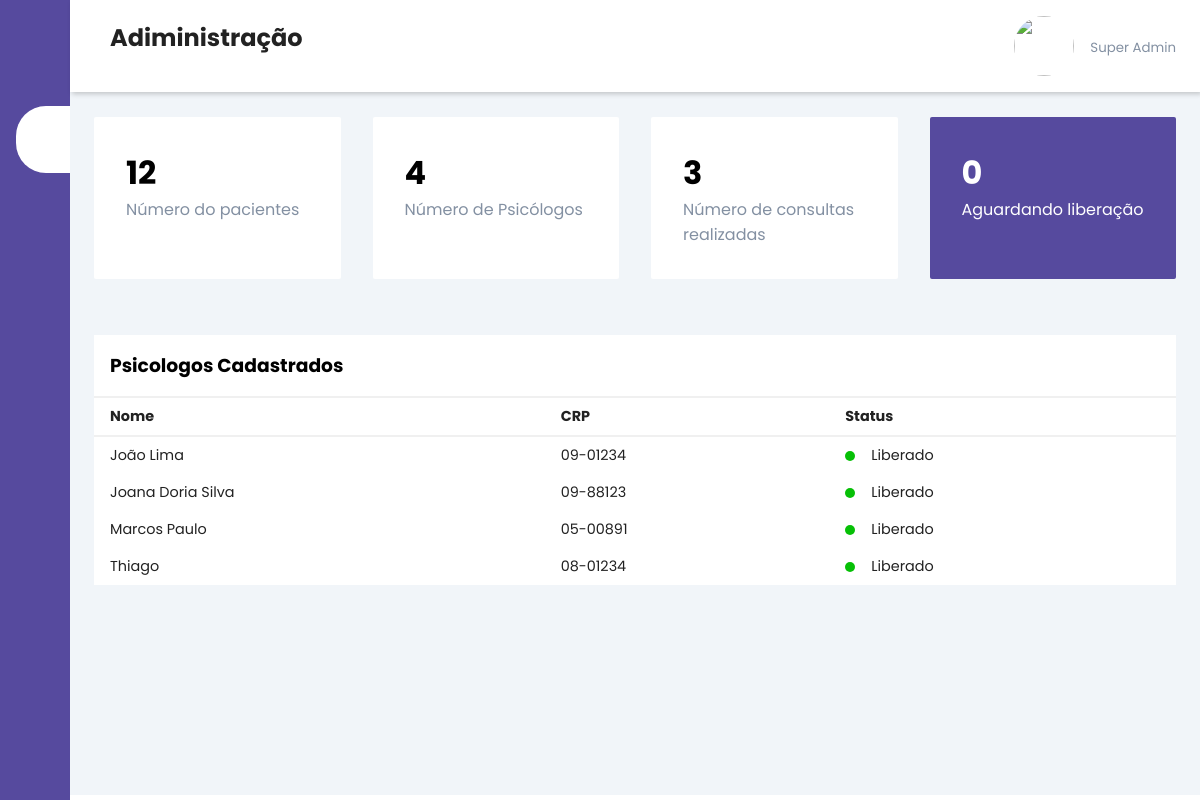
Before: /admin_page.php with the older database file.
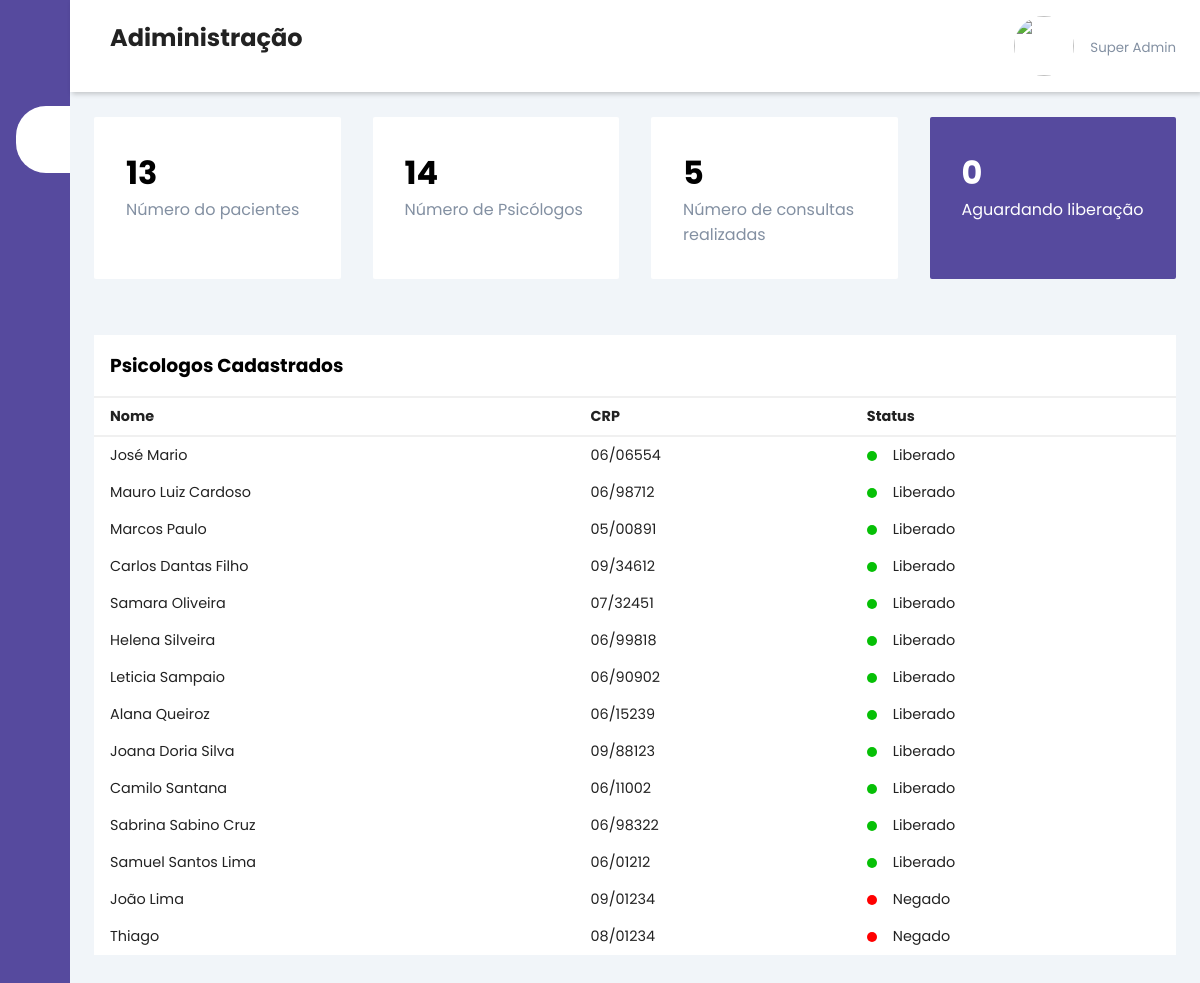
After: the same page with the newer database file.
### tables this page shows
CREATE TABLE `psicologos` (
  `unique_id` varchar(200) NOT NULL,
  `nome` varchar(100) DEFAULT NULL,
  `email` varchar(80) DEFAULT NULL,
  `senha` varchar(50) DEFAULT NULL,
  `nascimento` varchar(10) DEFAULT NULL,
  `estado` varchar(2) DEFAULT NULL,
  `cep` varchar(15) DEFAULT NULL,
  `rg` varchar(20) DEFAULT NULL,
  `cpf` varchar(16) DEFAULT NULL,
  `telefone` varchar(18) DEFAULT NULL,
  `local` varchar(80) DEFAULT NULL,
  `crp` varchar(16) DEFAULT NULL,
  `status` varchar(10) DEFAULT NULL,
  `situacao` int(11) DEFAULT NULL,
  `tempo_experiencia` varchar(4) DEFAULT NULL,
  `tempo_consulta` varchar(6) DEFAULT NULL,
  `resumo` varchar(500) DEFAULT NULL,
  `texto` varchar(800) DEFAULT NULL,
  `diploma` varchar(80) DEFAULT NULL,
  `faculdade` varchar(80) DEFAULT NULL,
  `foto` varchar(80) DEFAULT NULL,
  `idioma` varchar(50) DEFAULT NULL,
  `valor` varchar(6) DEFAULT NULL,
  `remarcacao` varchar(2) DEFAULT NULL,
  `sexo` varchar(10) DEFAULT NULL,
  `chave` varchar(40) DEFAULT NULL,
  `qrcode` varchar(80) DEFAULT NULL,
  `desativada` int(11) DEFAULT NULL
);

### admin_page.php (the view, shortened to what this page needs)
<!DOCTYPE html>
<html lang="en">
<head>
    <link rel="stylesheet" href="https://maxst.icons8.com/vue-static/landings/line-awesome/line-awesome/1.3.0/css/line-awesome.min.css">
    <link rel="stylesheet" href="css/admin_page.css">
</head>
<body>
    <div class="sidebar">
        <div class="sidebar-brand">
            <h2><span class="las la-clinic-medical"></span> <span>Divã</span></h2>
        </div>
        <div class="sidebar-menu">
            <ul>
                <li>
                    <a href="" class="active"><span class="las la-spa"></span>
                    <span>Dashboard</span></a>
                </li>
                <li>
                    <a href=""><span class="las la-stethoscope"></span>
                    <span>Doutores</span></a>
                </li>
                <li>
                    <a href=""><span class="las la-user"></span>
                    <span>Usuarios</span></a>
                </li>
                <li>
                    <a href=""><span class="las la-user-injured"></span>
                    <span>Pacientes</span></a>
                </li>
            </ul>
        </div>
    </div>
    <div class="main-content">
        <header>
            <h2>
                <label for="nav-toggle">
                    <span class="las la-bars"></span>
                </label> Adiministração
            </h2>
            <div class="user-wrapper">
                <?php
                require_once 'conexao.php';
                $id = $_SESSION['unique_id'];
                $user = mysqli_query($conn, "SELECT nome, unique_id, foto FROM cad_usuario WHERE unique_id = '$id'");
                $usuario = mysqli_fetch_array($user);
                ?>
                <?php
                    echo "<img src='imagens/$usuario[foto]' width='60px' height='60px' alt=''>";
                ?>
                <div>
                    <small>Super Admin</small>
                </div>
            </div>
        </header>
        <main>
            <div class="cards">
            <?php
                $paci = mysqli_query($conn, "SELECT unique_id FROM cad_usuario");
                $qtd_paci = mysqli_num_rows($paci);
                $psic = mysqli_query($conn, "SELECT unique_id FROM psicologos");
                $qtd_psic = mysqli_num_rows($psic);
                $rea = mysqli_query($conn, "SELECT realizada FROM consulta WHERE realizada = 1");
                $qtd_rea = mysqli_num_rows($rea);
                $libe = mysqli_query($conn, "SELECT unique_id FROM psicologos WHERE situacao = 0");
                $qtd_libe = mysqli_num_rows($libe);
            ?>
                <div class="card-single">
                    <div>
                        <h1><?php echo $qtd_paci?></h1>
                        <span>Número do pacientes</span>
                    </div>
                </div>
                <div class="card-single">
                    <div>
                        <h1><?php echo $qtd_psic?></h1>
                        <span>Número de Psicólogos</span>
                    </div>
                </div>
                <div class="card-single">
                    <div>
                        <h1><?php echo $qtd_rea?></h1>
                        <span>Número de consultas realizadas</span>
                    </div>
                </div>
                <div class="card-single">
                    <div>
                        <h1><?php echo $qtd_libe?></h1>
                        <span>Aguardando liberação</span>
                    </div>
                </div>
            </div>
            <div class="recent-grid">
                <div class="projects">
                    <div class="card">
                        <div class="card-header">
                            <h3>Psicologos Cadastrados</h3>
                        </div>
                        <div class="card-body">
                            <div class="table-responsive">
                                <table width="100%">
                                    <thead>
                                        <tr>
                                            <td>Nome</td>
                                            <td>CRP</td>
                                            <td>Status</td>
                                        </tr>
                                    </thead>
                                    <tbody>
                                    <?php
                                        $verif = mysqli_query($conn, "SELECT nome, situacao, crp FROM psicologos ORDER BY situacao ASC");
                                        while($psico = mysqli_fetch_array($verif)){
                                            if($psico['situacao'] == 1){
                                                echo "<tr>
                                                <td>$psico[nome]</td>
                                                <td>$psico[crp]</td>
                                                <td>
                                                    <span class='status green'></span> Liberado
                                                </td>
                                                </tr>";
                                                }
                                                if($psico['situacao'] == 2){
                                                    echo "<tr>
                                                    <td>$psico[nome]</td>
                                                    <td>$psico[crp]</td>
                                                    <td>
                                                        <span class='status red'></span> Negado
                                                    </td>
                                                    </tr>";
                                                    }
                                        }
                                    ?>
                                    </tbody>
                                </table>
                            </div>
                        </div>
                    </div>
                </div>
            </div>
        </main>
    </div>
</body>
</html>

### css/admin_page.css (style rules this page uses)
:root { --main-color: #564a9e; --color-dark: #1D2231; --text-grey: #8390A2; }
* { padding: 0; margin: 0; box-sizing: border-box; list-style-type: none; text-decoration: none; font-family: 'Poppins', sans-serif; }
.sidebar { width: 345px; position: fixed; left: 0; top: 0; height: 100%; background: var(--main-color); z-index: 100; transition: width 300ms; }
.sidebar-brand { height: 90px; padding: 1rem 0rem 1rem 2rem; color: #fff; }
.sidebar-menu { margin-top: 1rem; }
.sidebar-menu li { width: 100%; margin-bottom: 1.7rem; padding-left: 1rem; }
.sidebar-menu a { padding-left: 1rem; display: block; color: #fff; font-size: 1.1rem; }
.sidebar-menu a.active { background: #fff; padding-top: 1rem; padding-bottom: 1rem; color: var(--main-color); border-radius: 30px 0px 0px 30px; }
.sidebar-menu a span:first-child { font-size: 1.5rem; padding-right: 1rem; }
.main-content { transition: margin-left 300ms; margin-left: 345px; }
header { background: #fff; display: flex; justify-content: space-between; padding: 1rem 1.5rem; box-shadow: 2px 2px 5px rgba(0, 0, 0, 0.2); position: fixed; left: 345px; width: calc(100% - 345px); top: 0; z-index: 100; transition: left 300ms; }
header h2 { color: #222; }
header label span { font-size: 1.7rem; padding-right: 1rem; }
.user-wrapper { display: flex; align-items: center; }
.user-wrapper img { border-radius: 50%; margin-right: 1rem; }
.user-wrapper small { display: inline-block; color: var(--text-grey); }
main { margin-top: 85px; padding: 2rem 1.5rem; background: #f1f5f9; min-height: calc(100vh - 90px); }
.cards { display: grid; grid-template-columns: repeat(4, 1fr); grid-gap: 2rem; margin-bottom: 1rem; }
.card-single { display: flex; justify-content: space-between; background: #fff; padding: 2rem; border-radius: 2px; }
.card-single div:first-child span { color: var(--text-grey); }
.card-single:last-child { background: var(--main-color); }
.card-single:last-child h1, .card-single:last-child div:first-child span, .card-single:last-child div:last-child span { color: #fff; }
.recent-grid { margin-top: 3.5rem; display: grid; grid-gap: 2rem; grid-template-columns: 100% auto; }
.card { background: #fff; }
.card-header { padding: 1rem; }
.card-header { display: flex; justify-content: space-between; align-items: center; border-bottom: 1px solid #f0f0f0; }
table { border-collapse: collapse; }
thead tr { border-top: 1px solid #f0f0f0; border-bottom: 2px solid #f0f0f0; }
thead td { font-weight: 700; }
td { padding: .5rem 1rem; font-size: .9rem; color: #222; }
td .status { display: inline-block; height: 10px; width: 10px; border-radius: 50%; margin-right: 1rem; }
tr td:last-child { display: flex; align-items: center; }
.status.green { background: rgb(6, 192, 6); }
.status.red { background: red; }
.table-responsive { width: 100%; overflow-x: auto; }
@media only screen and (max-width: 1200px) { .sidebar { width: 70px; } }
@media only screen and (max-width: 1200px) { .sidebar .sidebar-brand, .sidebar li { padding-left: 1rem; text-align: center; } }
@media only screen and (max-width: 1200px) { .sidebar li a { padding-left: 0rem; } }
@media only screen and (max-width: 1200px) { .main-content { margin-left: 70px; } }
@media only screen and (max-width: 1200px) { .main-content header { width: calc(100% - 70px); left: 70px; } }

Changed rows visible on the page:
added psicologos: nome "José Mario", crp "06/06554"
added psicologos: nome "Mauro Luiz Cardoso", crp "06/98712"
changed psicologos "Marcos Paulo": crp "05-00891" → "05/00891"; moves up the list
added psicologos: nome "Carlos Dantas Filho", crp "09/34612"
added psicologos: nome "Samara Oliveira", crp "07/32451"
added psicologos: nome "Helena Silveira", crp "06/99818"
added psicologos: nome "Leticia Sampaio", crp "06/90902"
added psicologos: nome "Alana Queiroz", crp "06/15239"
changed psicologos "Joana Doria Silva": crp "09-88123" → "09/88123"; moves down the list
added psicologos: nome "Camilo Santana", crp "06/11002"
added psicologos: nome "Sabrina Sabino Cruz", crp "06/98322"
added psicologos: nome "Samuel Santos Lima", crp "06/01212"
changed psicologos "João Lima": crp "09-01234" → "09/01234"; situacao "Liberado" → "Negado"
changed psicologos "Thiago": crp "08-01234" → "08/01234"; situacao "Liberado" → "Negado"
Other visible differences:
$qtd_paci: "12" → "13"
$qtd_psic: "4" → "14"
$qtd_rea: "3" → "5"
